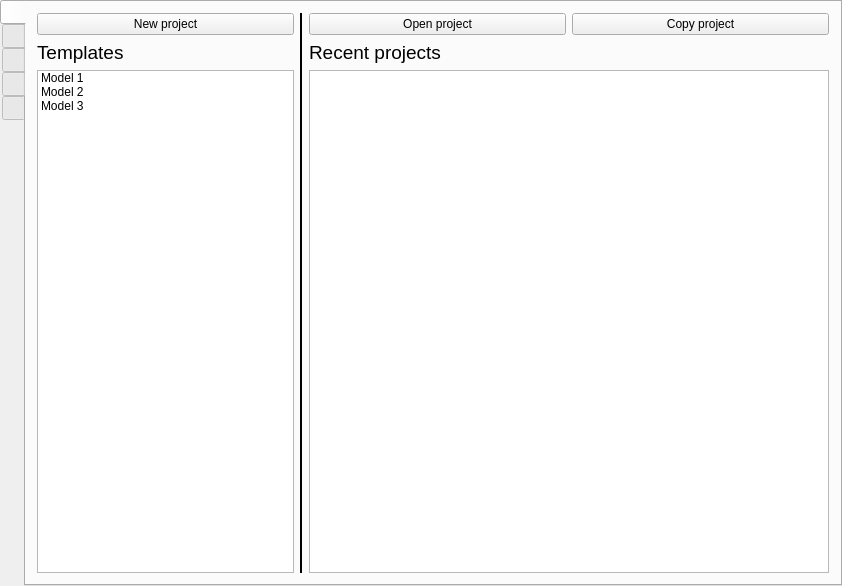
<?xml version="1.0" encoding="UTF-8"?>
<ui version="4.0">
 <class>MainWindow</class>
 <widget class="QMainWindow" name="MainWindow">
  <property name="geometry">
   <rect>
    <x>0</x>
    <y>0</y>
    <width>842</width>
    <height>586</height>
   </rect>
  </property>
  <property name="windowTitle">
   <string notr="true">Incarnation editor v0.1</string>
  </property>
  <widget class="QWidget" name="centralWidget">
   <layout class="QGridLayout" name="centralWidgetLayout">
    <property name="leftMargin">
     <number>0</number>
    </property>
    <property name="topMargin">
     <number>0</number>
    </property>
    <property name="rightMargin">
     <number>0</number>
    </property>
    <property name="bottomMargin">
     <number>0</number>
    </property>
    <property name="spacing">
     <number>0</number>
    </property>
    <item row="0" column="0">
     <layout class="QGridLayout" name="mainGridLayout">
      <property name="spacing">
       <number>0</number>
      </property>
      <item row="0" column="0">
       <widget class="QTabWidget" name="menuTabWidget">
        <property name="tabPosition">
         <enum>QTabWidget::West</enum>
        </property>
        <property name="currentIndex">
         <number>0</number>
        </property>
        <property name="iconSize">
         <size>
          <width>32</width>
          <height>32</height>
         </size>
        </property>
        <widget class="QWidget" name="homeTab">
         <attribute name="icon">
          <iconset resource="../images.qrc">
           <normaloff>:/icons/icons/Home.png</normaloff>:/icons/icons/Home.png</iconset>
         </attribute>
         <attribute name="title">
          <string/>
         </attribute>
         <attribute name="toolTip">
          <string>Home</string>
         </attribute>
         <layout class="QGridLayout" name="gridLayout_4">
          <item row="1" column="2">
           <layout class="QGridLayout" name="gridLayout">
            <item row="0" column="1" rowspan="3">
             <widget class="Line" name="line">
              <property name="frameShadow">
               <enum>QFrame::Plain</enum>
              </property>
              <property name="lineWidth">
               <number>2</number>
              </property>
              <property name="orientation">
               <enum>Qt::Vertical</enum>
              </property>
             </widget>
            </item>
            <item row="0" column="0">
             <widget class="QPushButton" name="newProjectButton">
              <property name="sizePolicy">
               <sizepolicy hsizetype="Expanding" vsizetype="Fixed">
                <horstretch>0</horstretch>
                <verstretch>0</verstretch>
               </sizepolicy>
              </property>
              <property name="toolTip">
               <string>New : Create an empty project</string>
              </property>
              <property name="text">
               <string>New project</string>
              </property>
              <property name="icon">
               <iconset resource="../images.qrc">
                <normaloff>:/icons/icons/NewFile.png</normaloff>:/icons/icons/NewFile.png</iconset>
              </property>
              <property name="iconSize">
               <size>
                <width>64</width>
                <height>64</height>
               </size>
              </property>
             </widget>
            </item>
            <item row="0" column="3">
             <widget class="QPushButton" name="copyProjectButton">
              <property name="sizePolicy">
               <sizepolicy hsizetype="Expanding" vsizetype="Fixed">
                <horstretch>0</horstretch>
                <verstretch>0</verstretch>
               </sizepolicy>
              </property>
              <property name="toolTip">
               <string>Copy : Create a new project (from an existing project)</string>
              </property>
              <property name="text">
               <string>Copy project</string>
              </property>
              <property name="icon">
               <iconset resource="../images.qrc">
                <normaloff>:/icons/icons/CopyFile.png</normaloff>:/icons/icons/CopyFile.png</iconset>
              </property>
              <property name="iconSize">
               <size>
                <width>64</width>
                <height>64</height>
               </size>
              </property>
             </widget>
            </item>
            <item row="2" column="2" colspan="2">
             <widget class="QListWidget" name="previousProjectsListWidget">
              <property name="enabled">
               <bool>true</bool>
              </property>
             </widget>
            </item>
            <item row="0" column="2">
             <widget class="QPushButton" name="openProjectButton">
              <property name="sizePolicy">
               <sizepolicy hsizetype="Expanding" vsizetype="Fixed">
                <horstretch>0</horstretch>
                <verstretch>0</verstretch>
               </sizepolicy>
              </property>
              <property name="toolTip">
               <string>Open : Open an existing project</string>
              </property>
              <property name="text">
               <string>Open project</string>
              </property>
              <property name="icon">
               <iconset resource="../images.qrc">
                <normaloff>:/icons/icons/OpenFile.png</normaloff>:/icons/icons/OpenFile.png</iconset>
              </property>
              <property name="iconSize">
               <size>
                <width>64</width>
                <height>64</height>
               </size>
              </property>
             </widget>
            </item>
            <item row="1" column="2" colspan="2">
             <widget class="QLabel" name="recentProjectsLabel">
              <property name="text">
               <string>&lt;html&gt;&lt;head/&gt;&lt;body&gt;&lt;p&gt;&lt;span style=&quot; font-size:14pt;&quot;&gt;Recent projects&lt;/span&gt;&lt;/p&gt;&lt;/body&gt;&lt;/html&gt;</string>
              </property>
              <property name="textFormat">
               <enum>Qt::AutoText</enum>
              </property>
             </widget>
            </item>
            <item row="2" column="0">
             <widget class="QListWidget" name="projectsTemplatesListWidget">
              <item>
               <property name="text">
                <string>Model 1</string>
               </property>
              </item>
              <item>
               <property name="text">
                <string>Model 2</string>
               </property>
              </item>
              <item>
               <property name="text">
                <string>Model 3</string>
               </property>
              </item>
             </widget>
            </item>
            <item row="1" column="0">
             <widget class="QLabel" name="label">
              <property name="text">
               <string>&lt;html&gt;&lt;head/&gt;&lt;body&gt;&lt;p&gt;&lt;span style=&quot; font-size:14pt;&quot;&gt;Templates&lt;/span&gt;&lt;/p&gt;&lt;/body&gt;&lt;/html&gt;</string>
              </property>
             </widget>
            </item>
           </layout>
          </item>
         </layout>
        </widget>
        <widget class="QWidget" name="timelineTab">
         <attribute name="icon">
          <iconset resource="../images.qrc">
           <normaloff>:/icons/icons/Time.png</normaloff>:/icons/icons/Time.png</iconset>
         </attribute>
         <attribute name="title">
          <string/>
         </attribute>
         <attribute name="toolTip">
          <string>Timeline editor</string>
         </attribute>
         <layout class="QGridLayout" name="gridLayout_6">
          <item row="0" column="0">
           <layout class="QGridLayout" name="timelineTabLayout"/>
          </item>
         </layout>
        </widget>
        <widget class="QWidget" name="structureTab">
         <attribute name="icon">
          <iconset resource="../images.qrc">
           <normaloff>:/icons/icons/Plan.png</normaloff>:/icons/icons/Plan.png</iconset>
         </attribute>
         <attribute name="title">
          <string/>
         </attribute>
         <attribute name="toolTip">
          <string>Structure editor</string>
         </attribute>
         <layout class="QGridLayout" name="gridLayout_8">
          <item row="0" column="0">
           <layout class="QGridLayout" name="structureTabLayout"/>
          </item>
         </layout>
        </widget>
        <widget class="QWidget" name="roomTab">
         <attribute name="icon">
          <iconset resource="../images.qrc">
           <normaloff>:/icons/icons/Room.png</normaloff>:/icons/icons/Room.png</iconset>
         </attribute>
         <attribute name="title">
          <string/>
         </attribute>
         <attribute name="toolTip">
          <string>Room editor</string>
         </attribute>
         <layout class="QGridLayout" name="gridLayout_2">
          <item row="0" column="0">
           <layout class="QGridLayout" name="roomTabLayout"/>
          </item>
         </layout>
        </widget>
        <widget class="QWidget" name="settingsTab">
         <attribute name="icon">
          <iconset resource="../images.qrc">
           <normaloff>:/icons/icons/Settings.png</normaloff>:/icons/icons/Settings.png</iconset>
         </attribute>
         <attribute name="title">
          <string notr="true"/>
         </attribute>
         <attribute name="toolTip">
          <string>Settings</string>
         </attribute>
         <layout class="QGridLayout" name="gridLayout_3">
          <item row="0" column="1">
           <layout class="QGridLayout" name="settingsTabLayout">
            <item row="1" column="0">
             <spacer name="horizontalSpacer_2">
              <property name="orientation">
               <enum>Qt::Horizontal</enum>
              </property>
              <property name="sizeHint" stdset="0">
               <size>
                <width>40</width>
                <height>20</height>
               </size>
              </property>
             </spacer>
            </item>
            <item row="1" column="4">
             <spacer name="horizontalSpacer_3">
              <property name="orientation">
               <enum>Qt::Horizontal</enum>
              </property>
              <property name="sizeHint" stdset="0">
               <size>
                <width>40</width>
                <height>20</height>
               </size>
              </property>
             </spacer>
            </item>
            <item row="1" column="1">
             <widget class="QPushButton" name="settingsSaveButton">
              <property name="enabled">
               <bool>false</bool>
              </property>
              <property name="text">
               <string>Save</string>
              </property>
             </widget>
            </item>
            <item row="1" column="2">
             <spacer name="horizontalSpacer">
              <property name="orientation">
               <enum>Qt::Horizontal</enum>
              </property>
              <property name="sizeHint" stdset="0">
               <size>
                <width>40</width>
                <height>20</height>
               </size>
              </property>
             </spacer>
            </item>
            <item row="1" column="3">
             <widget class="QPushButton" name="settingsCancelButton">
              <property name="text">
               <string>Cancel</string>
              </property>
             </widget>
            </item>
            <item row="0" column="0" colspan="5">
             <widget class="QTabWidget" name="settingsTabsWidget">
              <property name="currentIndex">
               <number>0</number>
              </property>
              <widget class="QWidget" name="generalSettingsTab">
               <attribute name="title">
                <string>General</string>
               </attribute>
               <layout class="QGridLayout" name="gridLayout_5">
                <item row="0" column="0">
                 <layout class="QGridLayout" name="generalSettingsTabLayout">
                  <item row="1" column="3">
                   <widget class="QToolButton" name="workspaceToolButton">
                    <property name="text">
                     <string notr="true">...</string>
                    </property>
                   </widget>
                  </item>
                  <item row="1" column="1">
                   <widget class="QLabel" name="workspaceLabel">
                    <property name="text">
                     <string>Workspace : </string>
                    </property>
                   </widget>
                  </item>
                  <item row="0" column="1">
                   <widget class="QLabel" name="userLanguageLabel">
                    <property name="text">
                     <string>Language :</string>
                    </property>
                    <property name="alignment">
                     <set>Qt::AlignRight|Qt::AlignTrailing|Qt::AlignVCenter</set>
                    </property>
                    <property name="margin">
                     <number>2</number>
                    </property>
                   </widget>
                  </item>
                  <item row="0" column="0">
                   <spacer name="horizontalSpacer_4">
                    <property name="orientation">
                     <enum>Qt::Horizontal</enum>
                    </property>
                    <property name="sizeHint" stdset="0">
                     <size>
                      <width>40</width>
                      <height>20</height>
                     </size>
                    </property>
                   </spacer>
                  </item>
                  <item row="1" column="2">
                   <widget class="QLineEdit" name="workspaceLineEdit"/>
                  </item>
                  <item row="0" column="4">
                   <spacer name="horizontalSpacer_5">
                    <property name="orientation">
                     <enum>Qt::Horizontal</enum>
                    </property>
                    <property name="sizeHint" stdset="0">
                     <size>
                      <width>40</width>
                      <height>20</height>
                     </size>
                    </property>
                   </spacer>
                  </item>
                  <item row="0" column="2" colspan="2">
                   <widget class="QComboBox" name="userLanguageComboBox">
                    <property name="sizePolicy">
                     <sizepolicy hsizetype="Preferred" vsizetype="Fixed">
                      <horstretch>0</horstretch>
                      <verstretch>0</verstretch>
                     </sizepolicy>
                    </property>
                    <property name="currentText">
                     <string notr="true">English</string>
                    </property>
                    <item>
                     <property name="text">
                      <string notr="true">English</string>
                     </property>
                    </item>
                    <item>
                     <property name="text">
                      <string notr="true">Français</string>
                     </property>
                    </item>
                   </widget>
                  </item>
                 </layout>
                </item>
               </layout>
              </widget>
              <widget class="QWidget" name="timelineEditorSettingsTab">
               <attribute name="title">
                <string>Timeline editor</string>
               </attribute>
              </widget>
              <widget class="QWidget" name="structureEditorSettingsTab">
               <attribute name="title">
                <string>Structure editor</string>
               </attribute>
               <layout class="QGridLayout" name="gridLayout_9">
                <item row="0" column="0">
                 <layout class="QGridLayout" name="structureEditorSettingsTabLayout">
                  <item row="0" column="1">
                   <widget class="QLabel" name="structureEditorZoomLabel">
                    <property name="text">
                     <string notr="true">Zoom : </string>
                    </property>
                   </widget>
                  </item>
                  <item row="0" column="4">
                   <spacer name="horizontalSpacer_7">
                    <property name="orientation">
                     <enum>Qt::Horizontal</enum>
                    </property>
                    <property name="sizeHint" stdset="0">
                     <size>
                      <width>40</width>
                      <height>20</height>
                     </size>
                    </property>
                   </spacer>
                  </item>
                  <item row="0" column="0">
                   <spacer name="horizontalSpacer_6">
                    <property name="orientation">
                     <enum>Qt::Horizontal</enum>
                    </property>
                    <property name="sizeHint" stdset="0">
                     <size>
                      <width>40</width>
                      <height>20</height>
                     </size>
                    </property>
                   </spacer>
                  </item>
                  <item row="0" column="2">
                   <widget class="QSlider" name="structureEditorZoomSlider">
                    <property name="minimum">
                     <number>1</number>
                    </property>
                    <property name="maximum">
                     <number>200</number>
                    </property>
                    <property name="value">
                     <number>100</number>
                    </property>
                    <property name="orientation">
                     <enum>Qt::Horizontal</enum>
                    </property>
                    <property name="invertedAppearance">
                     <bool>false</bool>
                    </property>
                    <property name="invertedControls">
                     <bool>false</bool>
                    </property>
                    <property name="tickPosition">
                     <enum>QSlider::NoTicks</enum>
                    </property>
                    <property name="tickInterval">
                     <number>25</number>
                    </property>
                   </widget>
                  </item>
                  <item row="0" column="3">
                   <widget class="QLabel" name="structureEditorZoomValueLabel">
                    <property name="text">
                     <string notr="true">100%</string>
                    </property>
                   </widget>
                  </item>
                 </layout>
                </item>
               </layout>
              </widget>
              <widget class="QWidget" name="roomEditorSettingsTab">
               <attribute name="title">
                <string>Room editor</string>
               </attribute>
              </widget>
             </widget>
            </item>
           </layout>
          </item>
         </layout>
        </widget>
       </widget>
      </item>
     </layout>
    </item>
   </layout>
  </widget>
 </widget>
 <layoutdefault spacing="6" margin="11"/>
 <resources>
  <include location="../images.qrc"/>
 </resources>
 <connections/>
</ui>
